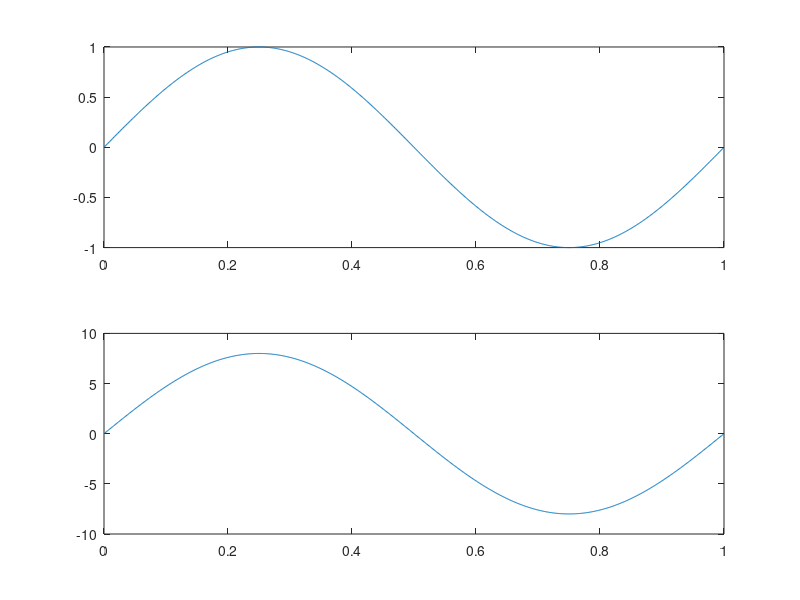
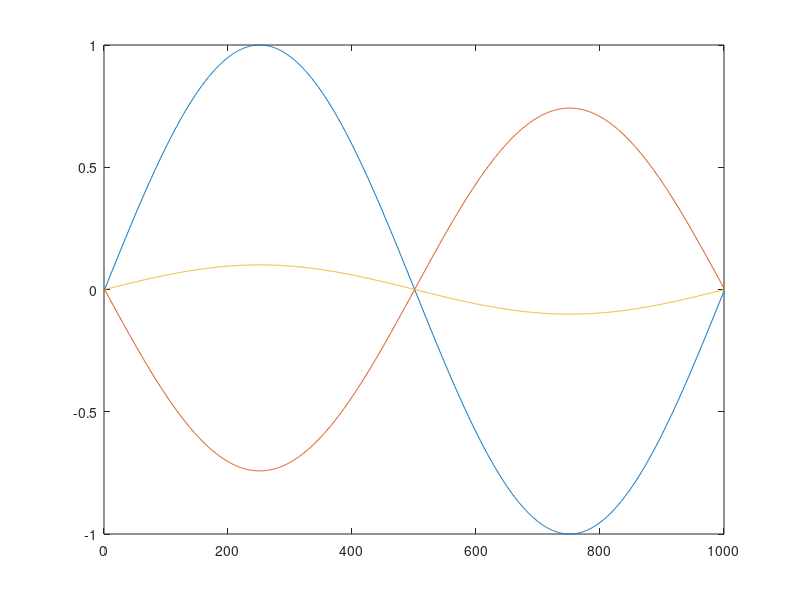

The MATLAB script that drew these images, in order:
% close all
% clear all
% clc
% m = 8;
% signal=(sin(20* pi/180));
% ad = exp (-1j * pi *[0: m-1]'*signal);% array response vector in the direction of desired signal. expect the direction of the array response vector
% wop = ad;
% thetas = [-90:90];
% tm = thetas * pi/180;
% am = exp (-1j * pi * [0: m-1]'* (sin (tm)));
% A = abs (wop'* am);% array response array response
% A = A / max (A);
% figure, polar (tm, A)
% A = 10 * log10 (A);% log figure log plot
% title ('Normalized magnitude response array polar diagram, eight array elements')
% figure, plot (thetas, A);
% title ('eight microphones');
% xlabel ('angle[degrees]');
% ylabel ('Normalized Beam Power[dB]');
% grid on

close all; clear all;
t = (0:999)'/1000;
s = sin(2*pi*t);
ad = exp(-1i*pi*(0:7)*sin(50*pi/180));
x = s*ad;
y = x*ad';
figure; subplot(211),plot(t,s),subplot(212),plot(t,real(y));
figure; plot(real(x(:,1))); hold on; plot(real(x(:,2)));plot(real(x(:,3)));